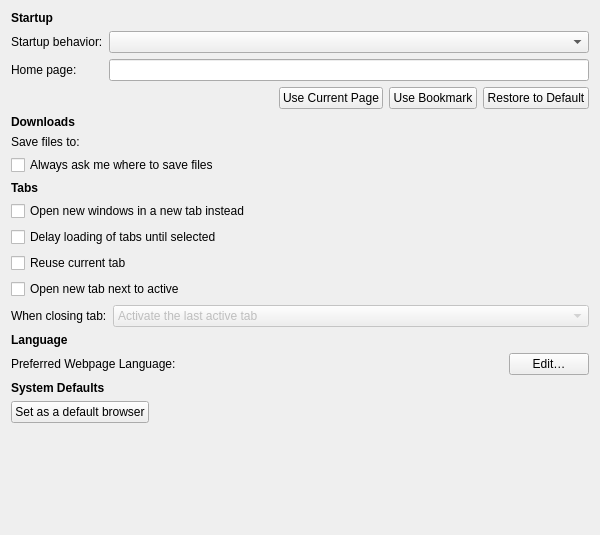
<?xml version="1.0" encoding="UTF-8"?>
<ui version="4.0">
 <class>Meerkat::PreferencesGeneralPageWidget</class>
 <widget class="QWidget" name="Meerkat::PreferencesGeneralPageWidget">
  <property name="geometry">
   <rect>
    <x>0</x>
    <y>0</y>
    <width>600</width>
    <height>535</height>
   </rect>
  </property>
  <layout class="QVBoxLayout" name="verticalLayout">
   <item>
    <widget class="QLabel" name="startupHeader">
     <property name="font">
      <font>
       <weight>75</weight>
       <bold>true</bold>
      </font>
     </property>
     <property name="text">
      <string>Startup</string>
     </property>
    </widget>
   </item>
   <item>
    <layout class="QFormLayout" name="startupLayout">
     <property name="fieldGrowthPolicy">
      <enum>QFormLayout::AllNonFixedFieldsGrow</enum>
     </property>
     <item row="0" column="0">
      <widget class="QLabel" name="startupLabel">
       <property name="text">
        <string>Startup behavior:</string>
       </property>
       <property name="buddy">
        <cstring>startupBehaviorComboBox</cstring>
       </property>
      </widget>
     </item>
     <item row="0" column="1">
      <widget class="QComboBox" name="startupBehaviorComboBox"/>
     </item>
     <item row="1" column="0">
      <widget class="QLabel" name="homePageLabel">
       <property name="text">
        <string>Home page:</string>
       </property>
       <property name="buddy">
        <cstring>homePageLineEdit</cstring>
       </property>
      </widget>
     </item>
     <item row="1" column="1">
      <widget class="QLineEdit" name="homePageLineEdit"/>
     </item>
     <item row="2" column="1">
      <layout class="QHBoxLayout" name="homePageLayout" stretch="1,0,0,0">
       <item>
        <spacer name="horizontalSpacer">
         <property name="orientation">
          <enum>Qt::Horizontal</enum>
         </property>
         <property name="sizeHint" stdset="0">
          <size>
           <width>0</width>
           <height>0</height>
          </size>
         </property>
        </spacer>
       </item>
       <item>
        <widget class="QPushButton" name="useCurrentAsHomePageButton">
         <property name="text">
          <string>Use Current Page</string>
         </property>
        </widget>
       </item>
       <item>
        <widget class="QPushButton" name="useBookmarkAsHomePageButton">
         <property name="text">
          <string>Use Bookmark</string>
         </property>
        </widget>
       </item>
       <item>
        <widget class="QPushButton" name="restoreHomePageButton">
         <property name="text">
          <string>Restore to Default</string>
         </property>
        </widget>
       </item>
      </layout>
     </item>
    </layout>
   </item>
   <item>
    <widget class="QLabel" name="downloadsHeader">
     <property name="font">
      <font>
       <weight>75</weight>
       <bold>true</bold>
      </font>
     </property>
     <property name="text">
      <string>Downloads</string>
     </property>
    </widget>
   </item>
   <item>
    <layout class="QFormLayout" name="downloadsLayout">
     <property name="fieldGrowthPolicy">
      <enum>QFormLayout::AllNonFixedFieldsGrow</enum>
     </property>
     <item row="0" column="0">
      <widget class="QLabel" name="downloadsLabel">
       <property name="text">
        <string>Save files to:</string>
       </property>
       <property name="buddy">
        <cstring>downloadsFilePathWidget</cstring>
       </property>
      </widget>
     </item>
     <item row="0" column="1">
      <widget class="Meerkat::FilePathWidget" name="downloadsFilePathWidget" native="true"/>
     </item>
    </layout>
   </item>
   <item>
    <widget class="QCheckBox" name="alwaysAskCheckBox">
     <property name="text">
      <string>Always ask me where to save files</string>
     </property>
    </widget>
   </item>
   <item>
    <widget class="QLabel" name="tabsHeader">
     <property name="font">
      <font>
       <weight>75</weight>
       <bold>true</bold>
      </font>
     </property>
     <property name="text">
      <string>Tabs</string>
     </property>
    </widget>
   </item>
   <item>
    <widget class="QCheckBox" name="tabsInsteadOfWindowsCheckBox">
     <property name="text">
      <string>Open new windows in a new tab instead</string>
     </property>
    </widget>
   </item>
   <item>
    <widget class="QCheckBox" name="delayTabsLoadingCheckBox">
     <property name="text">
      <string>Delay loading of tabs until selected</string>
     </property>
    </widget>
   </item>
   <item>
    <widget class="QCheckBox" name="reuseCurrentTabCheckBox">
     <property name="text">
      <string>Reuse current tab</string>
     </property>
    </widget>
   </item>
   <item>
    <widget class="QCheckBox" name="openNextToActiveheckBox">
     <property name="text">
      <string>Open new tab next to active</string>
     </property>
    </widget>
   </item>
   <item>
    <layout class="QFormLayout" name="tabsLayout">
     <item row="0" column="0">
      <widget class="QLabel" name="closingTabLabel">
       <property name="text">
        <string>When closing tab:</string>
       </property>
       <property name="buddy">
        <cstring>closingTabComboBox</cstring>
       </property>
      </widget>
     </item>
     <item row="0" column="1">
      <widget class="QComboBox" name="closingTabComboBox">
       <property name="enabled">
        <bool>false</bool>
       </property>
       <item>
        <property name="text">
         <string>Activate the last active tab</string>
        </property>
       </item>
       <item>
        <property name="text">
         <string>Activate the next tab</string>
        </property>
       </item>
       <item>
        <property name="text">
         <string>Activate the first tab opened from current tab</string>
        </property>
       </item>
      </widget>
     </item>
    </layout>
   </item>
   <item>
    <widget class="QLabel" name="languageHeader">
     <property name="font">
      <font>
       <weight>75</weight>
       <bold>true</bold>
      </font>
     </property>
     <property name="text">
      <string>Language</string>
     </property>
    </widget>
   </item>
   <item>
    <layout class="QFormLayout" name="languageLayout">
     <item row="0" column="0">
      <widget class="QLabel" name="acceptLanguageLabel">
       <property name="text">
        <string>Preferred Webpage Language:</string>
       </property>
       <property name="buddy">
        <cstring>acceptLanguageButton</cstring>
       </property>
      </widget>
     </item>
     <item row="0" column="1">
      <layout class="QHBoxLayout" name="acceptLanguageButtonLayout">
       <item>
        <spacer name="acceptLanguageSpacer">
         <property name="orientation">
          <enum>Qt::Horizontal</enum>
         </property>
         <property name="sizeHint" stdset="0">
          <size>
           <width>40</width>
           <height>20</height>
          </size>
         </property>
        </spacer>
       </item>
       <item>
        <widget class="QPushButton" name="acceptLanguageButton">
         <property name="text">
          <string>Edit…</string>
         </property>
        </widget>
       </item>
      </layout>
     </item>
    </layout>
   </item>
   <item>
    <widget class="QLabel" name="systemDefaultsHeader">
     <property name="font">
      <font>
       <weight>75</weight>
       <bold>true</bold>
      </font>
     </property>
     <property name="text">
      <string>System Defaults</string>
     </property>
    </widget>
   </item>
   <item>
    <layout class="QHBoxLayout" name="systemDefaultsLayout">
     <property name="sizeConstraint">
      <enum>QLayout::SetMinimumSize</enum>
     </property>
     <item>
      <widget class="QPushButton" name="setDefaultButton">
       <property name="text">
        <string>Set as a default browser</string>
       </property>
      </widget>
     </item>
     <item>
      <spacer name="setDefaultSpacer">
       <property name="orientation">
        <enum>Qt::Horizontal</enum>
       </property>
       <property name="sizeHint" stdset="0">
        <size>
         <width>0</width>
         <height>0</height>
        </size>
       </property>
      </spacer>
     </item>
    </layout>
   </item>
   <item>
    <spacer name="spacer">
     <property name="orientation">
      <enum>Qt::Vertical</enum>
     </property>
     <property name="sizeHint" stdset="0">
      <size>
       <width>0</width>
       <height>0</height>
      </size>
     </property>
    </spacer>
   </item>
  </layout>
 </widget>
 <customwidgets>
  <customwidget>
   <class>Meerkat::FilePathWidget</class>
   <extends>QWidget</extends>
   <header>src/ui/FilePathWidget.h</header>
   <container>1</container>
  </customwidget>
 </customwidgets>
 <resources/>
 <connections/>
</ui>
